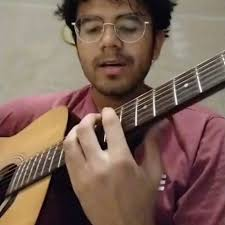
#> input picture aryan.jpeg, 225 x 225 px, given in place of the camera
$ python opencv_6.py
#> lines starting #> are read from the running program, lines starting #| are printed output that depends on the picture; after the words box and inside, x2 and y2 are one past the last pixel; in counts of white or black regions, pixels touching at a corner belong together
#Object Detection and Tracking using Live Feed using HSV Color Space

#HSV (Hue,Saturation,Value)
#Known as the HexCone Model


import cv2
import numpy as np

def nothing(x):
    print(x)

cap = cv2.VideoCapture(0)

cv2.namedWindow("Tracking")


#TrackBars
cv2.createTrackbar("LH", "Tracking", 0 ,255 ,nothing)
#> slider 'LH' is set to 51
cv2.createTrackbar("LS", "Tracking", 0 ,255 ,nothing)
#> slider 'LS' is set to 51
cv2.createTrackbar("LV", "Tracking", 0 ,255 ,nothing)
#> slider 'LV' is set to 51
cv2.createTrackbar("UH", "Tracking", 255 ,255 ,nothing)
cv2.createTrackbar("US", "Tracking", 255,255 ,nothing)
cv2.createTrackbar("UV", "Tracking", 255 ,255 ,nothing)

while True :

    _, frame = cap.read()
#> frame is the input picture: shape (225, 225, 3); mean B, G, R 88.7, 100.5, 126

    #Convert Image to HSV
    hsv = cv2.cvtColor(frame, cv2.COLOR_BGR2HSV)
#> hsv: shape (225, 225, 3); mean H, S, V 52.8, 91.3, 126.1


    low_hue = cv2.getTrackbarPos("LH", "Tracking")
    low_saturation = cv2.getTrackbarPos("LS", "Tracking")
    low_value = cv2.getTrackbarPos("LV", "Tracking")

    upper_hue = cv2.getTrackbarPos("UH", "Tracking")
    upper_saturation = cv2.getTrackbarPos("US", "Tracking")
    upper_value = cv2.getTrackbarPos("UV", "Tracking")


    low_blue = np.array([low_hue,low_saturation,low_value])
    high_blue = np.array([upper_hue,upper_saturation,upper_value])

    #Threshold the Image to get only blue colour
    mask = cv2.inRange(hsv,low_blue,high_blue)
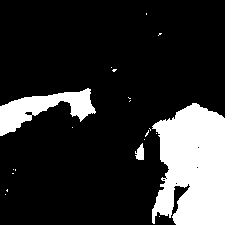
#> mask: shape (225, 225); 18.2% white; 20 white regions (17 under 20 px), largest, box (x1, y1, x2, y2) and area: (152, 103, 225, 225) 7113, (0, 88, 96, 136) 1944, (135, 143, 144, 160) 104

    res = cv2.bitwise_and(frame,frame,mask=mask)
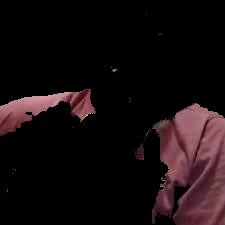
#> res: shape (225, 225, 3); mean B, G, R 14.2, 12.4, 21.7

    cv2.imshow("frame",frame)
    cv2.imshow("mask",mask)
    cv2.imshow("res",res)

    key = cv2.waitKey(1)
#> (key Esc is pressed here)
    if key == 27 :
        break

cap.release()
cv2.destroyAllWindows()

$ run again, on color_ball.jpeg
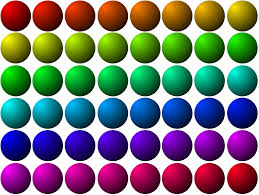
#> input picture color_ball.jpeg, 259 x 195 px, given in place of the camera
#> frame is the input picture: shape (195, 259, 3); mean B, G, R 122.3, 122.4, 122.4
#> hsv: shape (195, 259, 3); mean H, S, V 86.4, 174.2, 170.7
#> `mask = cv2.inRange(hsv,low_blue,high_blue)`:
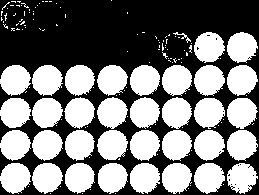
#> mask: shape (195, 259); 48.6% white; 147 white regions (112 under 20 px), largest, box (x1, y1, x2, y2) and area: (32, 65, 63, 96) 721, (227, 65, 258, 96) 721, (0, 98, 31, 128) 720
#> `res = cv2.bitwise_and(frame,frame,mask=mask)`:
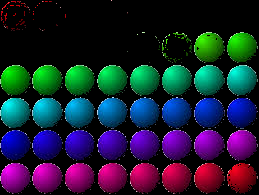
#> res: shape (195, 259, 3); mean B, G, R 50.1, 32.1, 27.2
